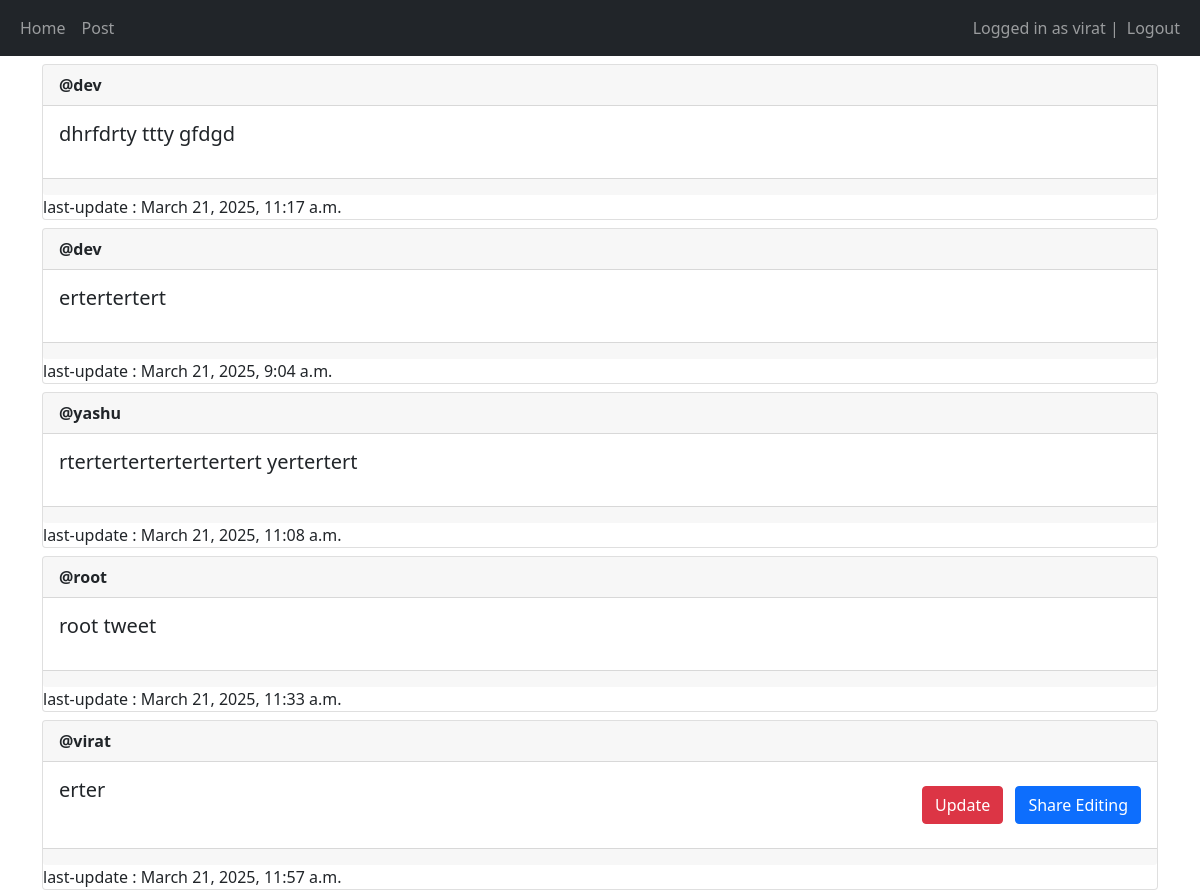
The page / (signed in) on the database as committed earlier.
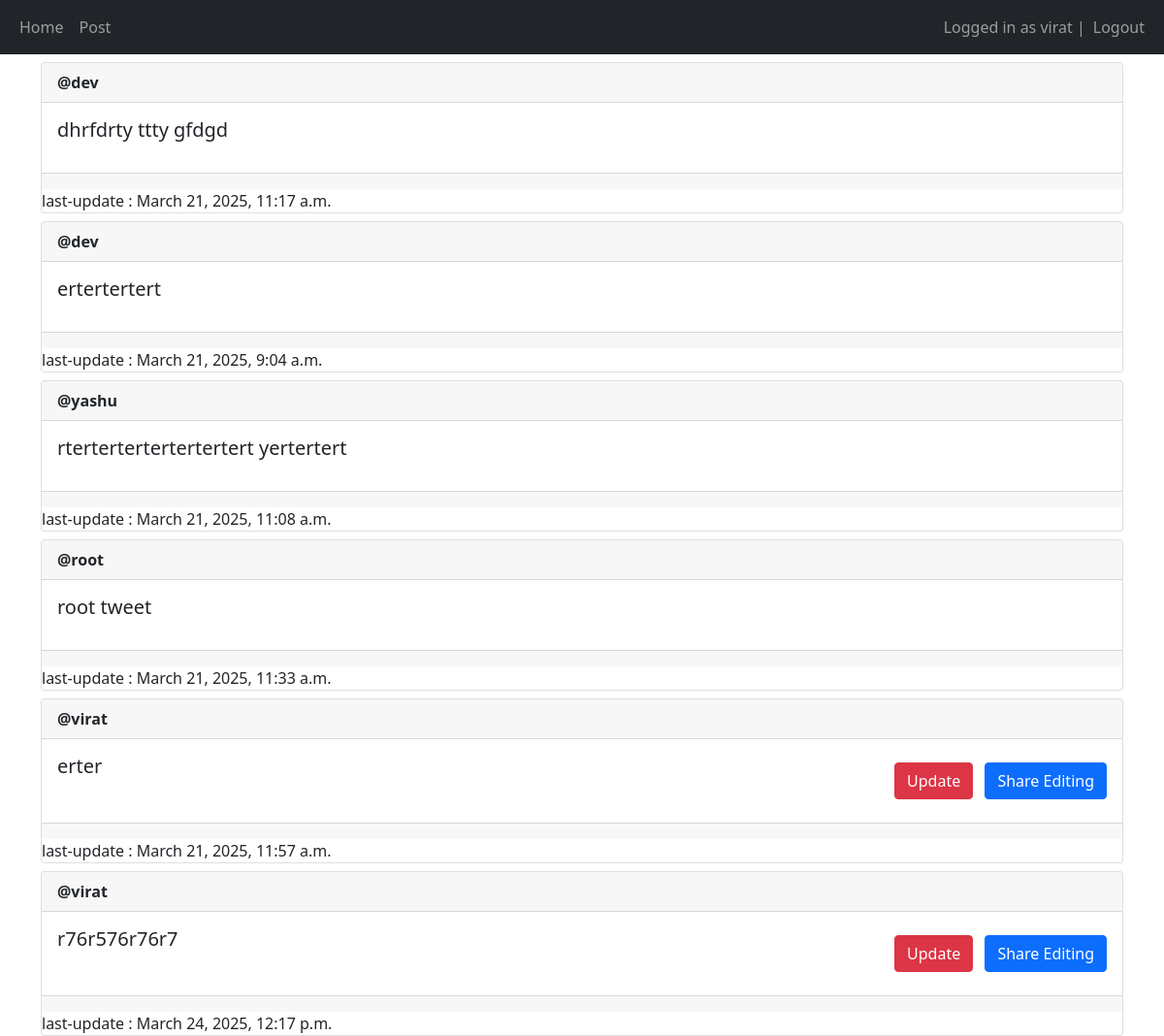
The same page on the database as committed later.
### main/models.py (models this page shows, shortened)
class Post (models.Model):
    author = models.ForeignKey(User , on_delete=models.CASCADE , related_name='his_posts')
    title =  models.CharField(max_length=100 , blank=False , null=False)
    description = models.TextField(blank=False , null=False)
    created_at = models.DateTimeField(auto_now_add=True)
    updated_at = models.DateTimeField(auto_now=True)

### main/views.py (the view, shortened to what this page needs)
# urls.py: 2. Add a URL to urlpatterns:  path('', views.home, name='home')
@login_required()
def home(request):
    posts = Post.objects.all()
    context = {
        'posts':posts
    }
    return render(request , 'main/home.html',context)

### main/templates/main/home.html (shortened to what this page needs)
{% extends "main/base.html" %}
{% load guardian_tags %}
{% block content %}
{% for post in posts %}
<div class="card mt-2">
    <div class="card-header"><strong>@{{post.author.username}}</strong></div>
    <div class="card-body d-flex flex-row justify-content-between">
      <div>
        <h5 class="card-title">{{post.description}}</h5>
      </div>
      <div>
        {% if "change_post" in post_perms %}
        <a
        class="btn btn-danger m-2"
        name="post-id"
        value="{{post.id}}"
        href ="{% url 'update-post' post.id%}"
      >
        Update
      </a>
      <button type="button" class="btn btn-primary"
      data-bs-toggle="modal"
      data-bs-target="#exampleModal"
      data-bs-whatever="{{ post.id }}"
      onclick="fun('{{ post.id }}')">
Share Editing
</button>
      {% endif %}
      </div>
    </div>
    <div class="card-footer text-muted"></div>
    last-update : {{post.updated_at}}
  </div>
  {%empty%}
  <p>No posts yet :(</p>
  {% endfor %}
{% endblock content %}

### main/templates/main/base.html (shortened to what this page needs)
<!DOCTYPE html>
<html lang="en">
  <head>
    <link
      href="https://cdn.jsdelivr.net/npm/bootstrap@5.1.3/dist/css/bootstrap.min.css"
      rel="stylesheet"
    />
  </head>
  <body>
    {% include "main/navbar.html" %}
    <div class="container">{% block content %} {% endblock %}</div>
  </body>
</html>

### main/templates/main/navbar.html (shortened to what this page needs)
<nav class="navbar navbar-expand-lg navbar-dark bg-dark">
    <div class="container-fluid">
      <div>
        <ul class="navbar-nav">
          <li class="nav-item">
            <a class="nav-link" href="{% url "home" %}">Home</a>
          </li>
          <li class="nav-item">
            <a class="nav-link" href="{% url "create-post" %}">Post</a>
          </li>
        </ul>
      </div>
      <div>
        <ul class="navbar-nav">
          {% if user.is_authenticated %}
          <span class="navbar-text">Logged in as {{user.username}} | </span>
          <li class="nav-item">
            <a class="nav-link" href="{% url "logout" %}">Logout</a>
          </li>
          {% else %}
          <li class="nav-item">
            <a class="nav-link" href="{% url "login" %}">Login</a>
          </li>
          {% endif %}
        </ul>
      </div>
    </div>
  </nav>

Rows that differ between the two databases and show on the page:
added Post: author.username "virat", description "r76r576r76r7", {{ post.id }} 19 (drawn), updated_at "March 24, 2025, 12:17 p.m."
